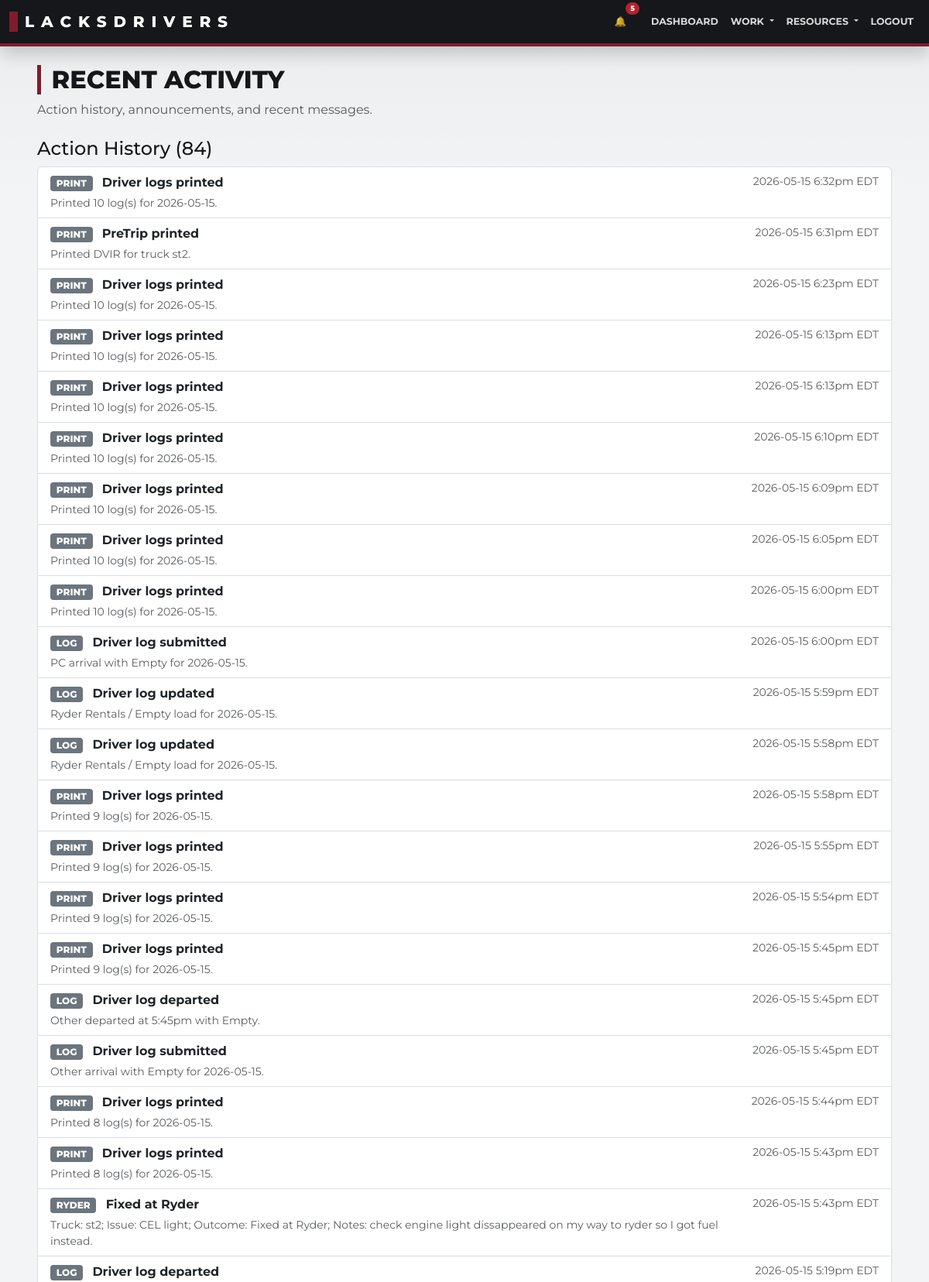
/recent_activity (signed in, upper part), run on the app's committed database.
### app/models/activity.py (models this page shows)
class ActivityEvent(db.Model):
    __tablename__ = "activity_event"
    id = db.Column(db.Integer, primary_key=True)
    user_id = db.Column(db.Integer, db.ForeignKey("user.id"), nullable=False)
    category = db.Column(db.String(30), nullable=False)
    action = db.Column(db.String(50), nullable=False)
    title = db.Column(db.String(150), nullable=False)
    details = db.Column(db.Text, nullable=True)
    target_type = db.Column(db.String(50), nullable=True)
    target_id = db.Column(db.Integer, nullable=True)
    created_at = db.Column(db.DateTime, default=datetime.utcnow, nullable=False)
    user = db.relationship("User", backref="activity_events")

### app/blueprints/messaging/routes.py (the view)
@bp.route("/recent_activity")
@login_required
def recent_activity():
    cutoff = datetime.now() - timedelta(days=1)
    new_ann = Announcement.query.filter(Announcement.created_at >= cutoff).all()
    new_dms = DirectMessage.query.filter(
        DirectMessage.receiver_id == current_user.id,
        DirectMessage.timestamp >= cutoff,
    ).all()
    activity_query = ActivityEvent.query.order_by(ActivityEvent.created_at.desc())
    if current_user.role != "management":
        activity_query = activity_query.filter_by(user_id=current_user.id)
    action_history = activity_query.limit(100).all()
    return render_template(
        "recent_activity.html",
        new_announcements=new_ann,
        new_messages=new_dms,
        action_history=action_history,
    )

### app/blueprints/auth/routes.py (called while the page is built)
@login_manager.user_loader
def load_user(user_id):
    return User.query.get(int(user_id))

### app/services/plant_addresses.py (called while the page is built)
def register_context_processors(app):
    @app.context_processor
    def inject_plant_addresses():
        return dict(PLANT_ADDRESSES=PLANT_ADDRESSES, PLANT_LABELS=PLANT_LABELS)

### app/services/template_filters.py (called while the page is built, shortened)
def _coerce_utc_datetime(value):
    if not value:
        return None
    if isinstance(value, datetime):
        if value.tzinfo is None:
            return pytz.utc.localize(value)
        return value.astimezone(pytz.utc)

def _format_12h(dt, include_zone=False):
    formatted = dt.strftime("%I:%M%p").lower().lstrip("0")
    if include_zone:
        return f"{formatted} {dt.strftime('%Z')}"
    return formatted

def _to_detroit_datetime(value):
    if not value:
        return ""
    dt_utc = _coerce_utc_datetime(value)
    if not dt_utc:
        return value
    dt_local = dt_utc.astimezone(DETROIT_TZ)
    return f"{dt_local.strftime('%Y-%m-%d')} {_format_12h(dt_local, include_zone=True)}"

### templates/recent_activity.html (shortened to what this page needs)
{% extends 'base.html' %}
{% block content %}
<div class="container">
  <h2>Recent Activity</h2>
  <p class="text-muted">Action history, announcements, and recent messages.</p>
  <div class="mt-4">
    <h4>Action History ({{ action_history|length }})</h4>
    {% if action_history %}
      <ul class="list-group mb-3">
        {% for event in action_history %}
          <li class="list-group-item">
            <div class="d-flex justify-content-between gap-3">
              <div>
                <span class="badge text-bg-secondary me-2">{{ event.category|upper }}</span>
                <strong>{{ event.title }}</strong>
                {% if event.details %}
                  <div class="text-muted small mt-1">{{ event.details }}</div>
                {% endif %}
              </div>
              <small class="text-muted text-nowrap">
                {{ event.created_at|to_detroit_datetime }}
              </small>
            </div>
          </li>
        {% endfor %}
      </ul>
    {% else %}
      <p class="text-muted">No action history yet.</p>
    {% endif %}
  </div>
</div>
{% endblock %}

### static/css/style.css (style rules this page uses)
:root { --ld-ink: #15171a; --ld-panel: #202328; --ld-panel-2: #2d3138; --ld-maroon: #7f1d2d; --ld-maroon-dark: #5c1320; --ld-steel: #6f7782; --ld-line: #d9dde3; --ld-paper: #ffffff; --ld-bg: #f3f4f6; --ld-muted: #6b7280; --ld-success: #237a4b; --ld-warning: #d89a1d; --ld-danger: #b4232f; --ld-info: #2d6f8f; --bs-primary: var(--ld-maroon); --bs-secondary: var(--ld-steel); --bs-danger: var(--ld-danger); --bs-success: var(--ld-success); --bs-warning: var(--ld-warning); --bs-info: var(--ld-info); --bs-dark: var(--ld-ink); }
html, body { background: var(--ld-bg) !important; color: var(--ld-ink); }
body { font-family: Montserrat, Arial, sans-serif; }
.container > h1, .container > h2, .container > h3, .card-header, .table thead th { text-transform: uppercase; }
.container > h1, .container > h2, .container > h3 { color: var(--ld-ink); font-weight: 800; border-left: 5px solid var(--ld-maroon); padding-left: 0.85rem; }
.badge { border-radius: 4px; font-weight: 800; text-transform: uppercase; }
.list-group-item { border-color: var(--ld-line) !important; }

### templates/base.html (style rules this page uses)
body { font-family: 'Montserrat', sans-serif; background-color: #f9f9f9; margin: 0; padding: 0; }
.d-flex, .row, [class*="col-"] { min-width: 0; }

### data on the page
ActivityEvent: category "PRINT", title "Driver logs printed", details "Printed 10 log(s) for 2026-05-15.", created_at|to_detroit_datetime "2026-05-15 6:32pm EDT"
ActivityEvent: category "PRINT", title "PreTrip printed", details "Printed DVIR for truck st2.", created_at|to_detroit_datetime "2026-05-15 6:31pm EDT"
ActivityEvent: category "PRINT", title "Driver logs printed", details "Printed 10 log(s) for 2026-05-15.", created_at|to_detroit_datetime "2026-05-15 6:23pm EDT"
ActivityEvent: category "PRINT", title "Driver logs printed", details "Printed 10 log(s) for 2026-05-15.", created_at|to_detroit_datetime "2026-05-15 6:13pm EDT"
ActivityEvent: category "PRINT", title "Driver logs printed", details "Printed 10 log(s) for 2026-05-15.", created_at|to_detroit_datetime "2026-05-15 6:13pm EDT"
ActivityEvent: category "PRINT", title "Driver logs printed", details "Printed 10 log(s) for 2026-05-15.", created_at|to_detroit_datetime "2026-05-15 6:10pm EDT"
ActivityEvent: category "PRINT", title "Driver logs printed", details "Printed 10 log(s) for 2026-05-15.", created_at|to_detroit_datetime "2026-05-15 6:09pm EDT"
ActivityEvent: category "PRINT", title "Driver logs printed", details "Printed 10 log(s) for 2026-05-15.", created_at|to_detroit_datetime "2026-05-15 6:05pm EDT"
ActivityEvent: category "PRINT", title "Driver logs printed", details "Printed 10 log(s) for 2026-05-15.", created_at|to_detroit_datetime "2026-05-15 6:00pm EDT"
ActivityEvent: category "LOG", title "Driver log submitted", details "PC arrival with Empty for 2026-05-15.", created_at|to_detroit_datetime "2026-05-15 6:00pm EDT"
ActivityEvent: category "LOG", title "Driver log updated", details "Ryder Rentals / Empty load for 2026-05-15.", created_at|to_detroit_datetime "2026-05-15 5:59pm EDT"
ActivityEvent: category "LOG", title "Driver log updated", details "Ryder Rentals / Empty load for 2026-05-15.", created_at|to_detroit_datetime "2026-05-15 5:58pm EDT"
ActivityEvent: category "PRINT", title "Driver logs printed", details "Printed 9 log(s) for 2026-05-15.", created_at|to_detroit_datetime "2026-05-15 5:58pm EDT"
ActivityEvent: category "PRINT", title "Driver logs printed", details "Printed 9 log(s) for 2026-05-15.", created_at|to_detroit_datetime "2026-05-15 5:55pm EDT"
ActivityEvent: category "PRINT", title "Driver logs printed", details "Printed 9 log(s) for 2026-05-15.", created_at|to_detroit_datetime "2026-05-15 5:54pm EDT"
ActivityEvent: category "PRINT", title "Driver logs printed", details "Printed 9 log(s) for 2026-05-15.", created_at|to_detroit_datetime "2026-05-15 5:45pm EDT"
ActivityEvent: category "LOG", title "Driver log departed", details "Other departed at 5:45pm with Empty.", created_at|to_detroit_datetime "2026-05-15 5:45pm EDT"
ActivityEvent: category "LOG", title "Driver log submitted", details "Other arrival with Empty for 2026-05-15.", created_at|to_detroit_datetime "2026-05-15 5:45pm EDT"
ActivityEvent: category "PRINT", title "Driver logs printed", details "Printed 8 log(s) for 2026-05-15.", created_at|to_detroit_datetime "2026-05-15 5:44pm EDT"
ActivityEvent: category "PRINT", title "Driver logs printed", details "Printed 8 log(s) for 2026-05-15.", created_at|to_detroit_datetime "2026-05-15 5:43pm EDT"
ActivityEvent: category "RYDER", title "Fixed at Ryder", details "Truck: st2; Issue: CEL light; Outcome: Fixed at Ryder; Notes: check engine light dissappeared on my way to ryder so I got fuel instead.", created_at|to_detroit_datetime "2026-05-15 5:43pm EDT"
ActivityEvent: category "LOG", title "Driver log departed", created_at|to_detroit_datetime "2026-05-15 5:19pm EDT"

### other printed values
{{ action_history|length }} "84"
